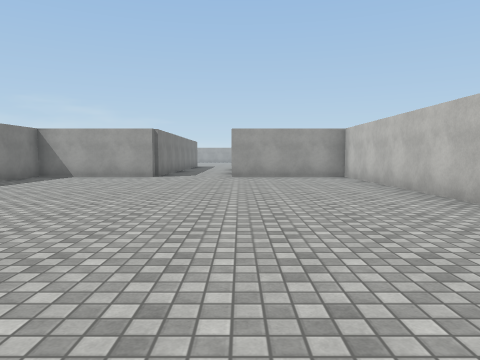
[1] (above)

17 first-person views from a walk through a 3-D level made in the Unity game engine. The camera is 1.3 m above the floor, tilts 4° down and sees 70° across. The floor is counted in squares, 2 m on a side. Each view is taken from the middle of a square. On the plan, view 1 faces up. The plan holds only what a view shows up to about 10 squares ahead; the rest is blank. The player is left out. Surface patterns are stand-ins for the level's own textures.

[2]
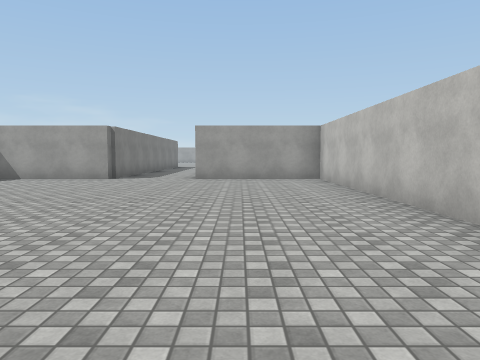

[3]
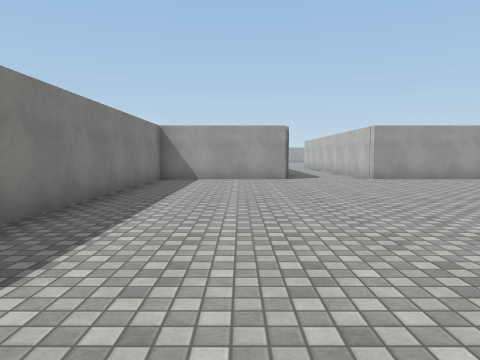

[4]
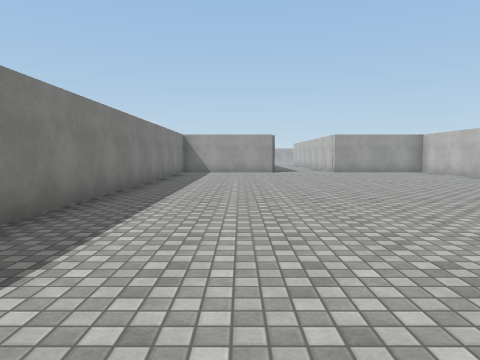

[5]
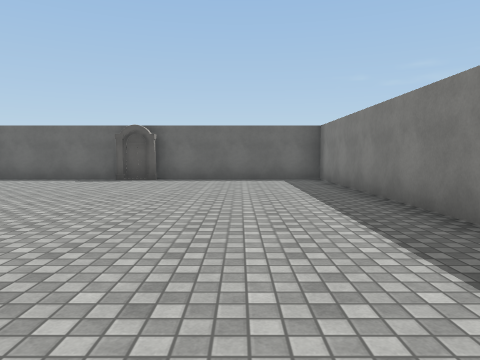

[6]
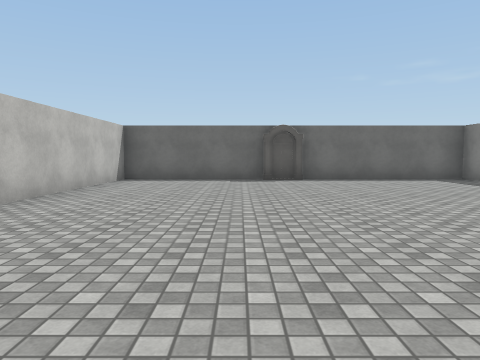

[7]
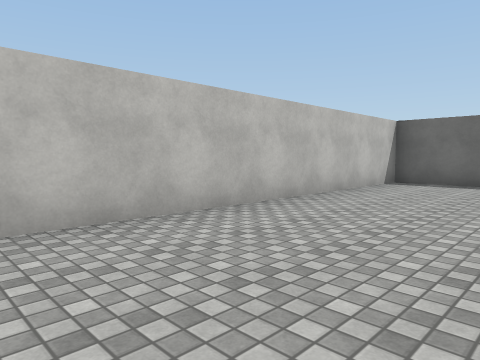

[8]
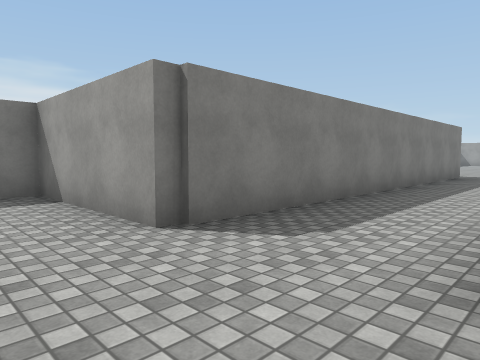

[9]
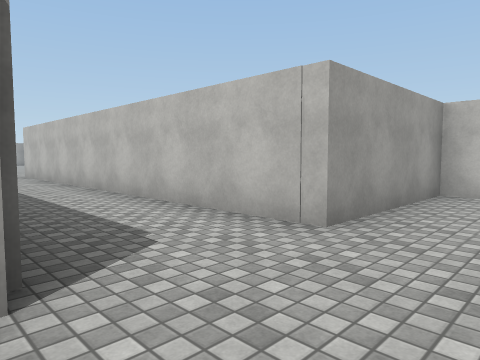

[10]
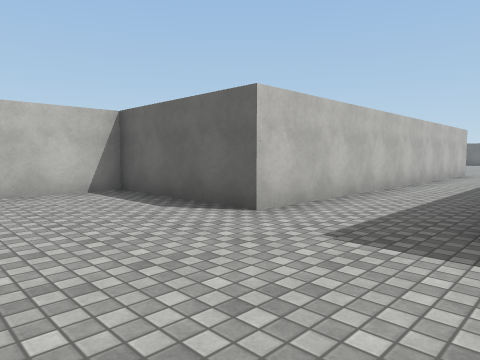

[11]
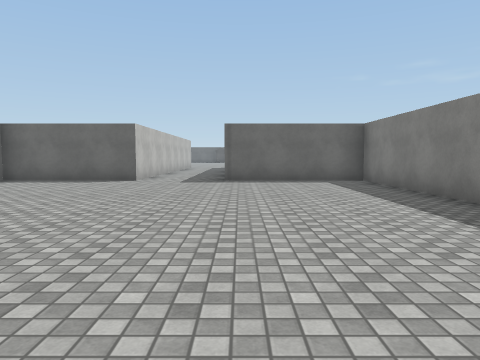

[12]
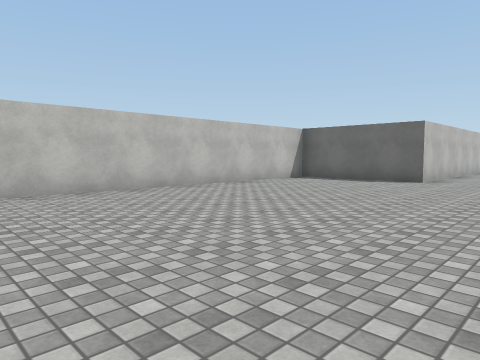

[13]
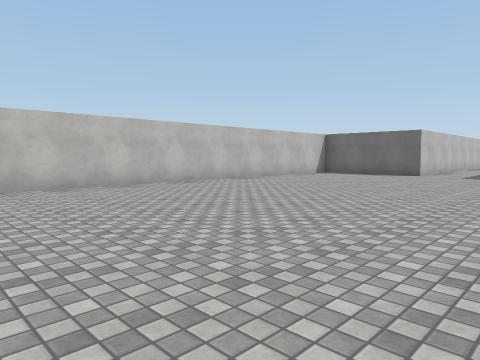

[14]
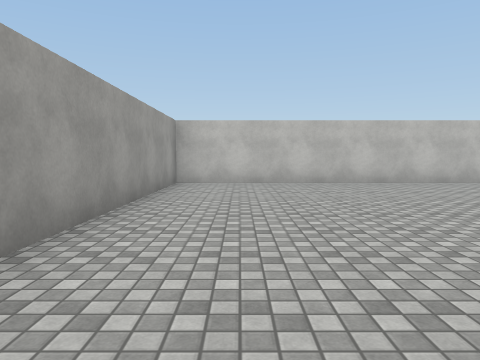

[15]
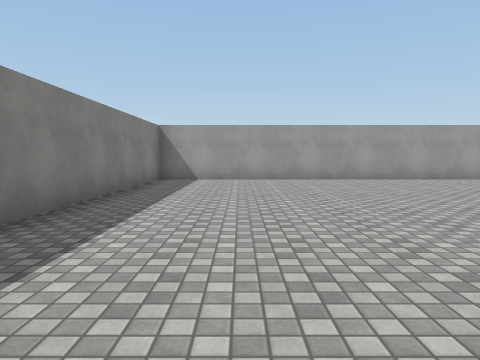

[16]
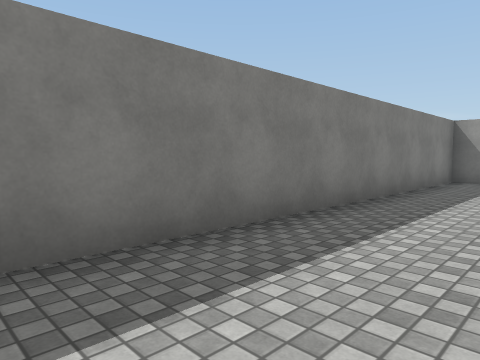

[17]
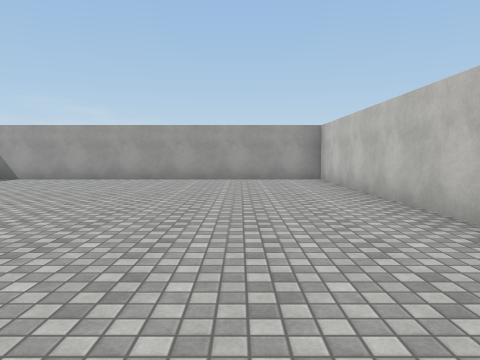

### Floor plan
Points are (right, up) in squares from view 1. A wall is a line through its corners. A room is listed if a view was taken in it or the views show most of it. See-through windows are left out.
Room 1 (views 1, 2, 3, 4, 5, 6, 7, 8, 9)
walls: (-2.6, 10.6) (-6.2, 10.6) (-6.2, -3.6) (-1.6, -3.6); (-1.8, -3.4) (-0.6, -3.4); (-0.8, -3.6) (3.2, -3.6) (3.2, 10.6) (-0.3, 10.6)
ways out: opening at (-1.5, 11) to room 2
Room 2 (views 10, 11, 12, 13, 14, 15, 16, 17)
walls: (-2.6, 20.6) (-2.6, 10.6); (-0.3, 10.6) (-0.3, 21) (3.2, 21) (3.2, 35.5) (-6.2, 35.5) (-6.2, 21) (-2.5, 21)
ways out: opening at (-1.5, 11) to room 1

Positions as (right, up) in squares from view 1, and headings:
1: (0, 0), facing up
2: (1, 1), facing up
3: (-4, 1), facing up
4: (-4, -3), facing up
5: (-4, 6), facing down
6: (0, 6), facing down
7: (0, 5), facing down-right
8: (0, 9), facing up-left
9: (-3, 9), facing up-right
10: (-3, 24), facing down-right
11: (-3, 30), facing down
12: (-3, 30), facing down-right
13: (-4, 33), facing down-right
14: (-5, 34), facing right
15: (-4, 26), facing up
16: (-4, 26), facing up-left
17: (1, 26), facing up
